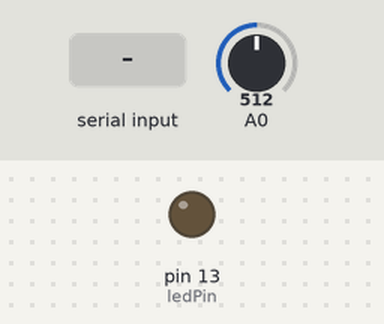
This sketch was run on a simulated Arduino Uno, built with avr-gcc and run on an emulated ATmega328P. Parts: output pins drawn as LEDs (lit = HIGH). The inputs (shaded band) are chosen by the test bench; at power-on: A0 = 512. What the sketch prints to the serial monitor is not drawn.

Above: at 1.2 s.
1.3 s: "H" received over Serial
Timing chart, 0 to 4.3 s (numbered marks = the images above; inputs shaded):
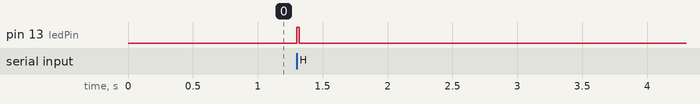

The sketch:

EMG.ino
```cpp
#include <FlexiTimer2.h>

const int ledPin = 13;  // Pin para el LED
int inByte;             // variable para leer del puerto usb
int outByte = 0;        // variable para enviar al puerto usb

#define FS 256                   // frcuencia de muestreo ADC
#define TIMER2VAL (1024/(FS))

// Configuración inicial
void setup() {
    Serial.begin(115200);                 // velocidad de comunicación
    pinMode(ledPin, OUTPUT);              // Pin digital de salida.
    FlexiTimer2::set(TIMER2VAL, flash);   // Iniciar timer
    FlexiTimer2::start();
}

// función para ADC y enviar dato
void flash() {
  outByte = analogRead(A0);         // leer dato analógico
  Serial.println(outByte);          // enviar dato
}

void loop() {
  if (Serial.available()) {                 // Pregunta si python envió
        char inByte = Serial.read();        // lee el dato recibido
        if (inByte == 'H') {
            digitalWrite(ledPin, HIGH);     // enciende el led
            delay(20);
            digitalWrite(ledPin, LOW);      // apaga el led
        }
    }
}
```

Measured:
- after the input at 1.3 s, pin 13 (ledPin): LOW → HIGH at once, → LOW 0.02 s later
